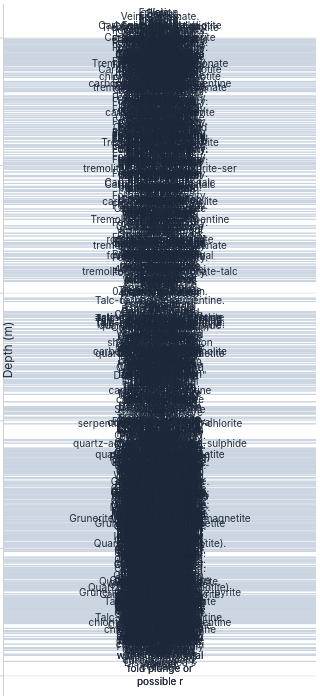

Notebook code for this chart:
### Markdown cell above
### Comments — Structural Descriptions

`plot_comments_log` renders depth intervals that carry text as labelled rectangles. Here we use the structural `description` column.

### Code cell
# Pick the hole with the most non-null descriptions
DESC_HOLE = struct_df[struct_df['description'].notna()][HOLE_ID].value_counts().index[0]
print(DESC_HOLE)
df_desc = struct_df[struct_df[HOLE_ID] == DESC_HOLE].copy()
df_desc = df_desc[df_desc['description'].notna()]

# in this dataset, comments are at a specific depth rather than applying to an interval, 
# so we make 0.1m intervals to mock it up as this code currently only does comments for intervals
# will do comments for point locations in future
df_desc["from"] = df_desc[DEPTH]
df_desc["to"]   = df_desc[DEPTH] + 0.1
print(f"{DESC_HOLE}: {len(df_desc)} measurements with descriptions")

fig = plot_comments_log(
    df=df_desc,
    from_col="from",
    to_col="to",
    comment_col='description',
)
fig.update_layout(height=700, width=300)
fig.show()
